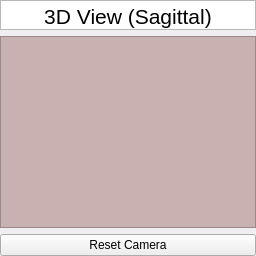
                         <widget class="QWidget" name="page_4">
                          <layout class="QGridLayout" name="gridLayout_174">
                           <property name="leftMargin">
                            <number>0</number>
                           </property>
                           <property name="topMargin">
                            <number>0</number>
                           </property>
                           <property name="rightMargin">
                            <number>0</number>
                           </property>
                           <property name="bottomMargin">
                            <number>0</number>
                           </property>
                           <item row="0" column="0" colspan="2">
                            <widget class="QTextEdit" name="textEdit_11">
                             <property name="minimumSize">
                              <size>
                               <width>0</width>
                               <height>30</height>
                              </size>
                             </property>
                             <property name="maximumSize">
                              <size>
                               <width>16777215</width>
                               <height>30</height>
                              </size>
                             </property>
                             <property name="verticalScrollBarPolicy">
                              <enum>Qt::ScrollBarAlwaysOff</enum>
                             </property>
                             <property name="horizontalScrollBarPolicy">
                              <enum>Qt::ScrollBarAlwaysOff</enum>
                             </property>
                             <property name="readOnly">
                              <bool>true</bool>
                             </property>
                             <property name="html">
                              <string>&lt;!DOCTYPE HTML PUBLIC &quot;-//W3C//DTD HTML 4.0//EN&quot; &quot;http://www.w3.org/TR/REC-html40/strict.dtd&quot;&gt;
&lt;html&gt;&lt;head&gt;&lt;meta name=&quot;qrichtext&quot; content=&quot;1&quot; /&gt;&lt;meta charset=&quot;utf-8&quot; /&gt;&lt;style type=&quot;text/css&quot;&gt;
p, li { white-space: pre-wrap; }
hr { height: 1px; border-width: 0; }
li.unchecked::marker { content: &quot;\2610&quot;; }
li.checked::marker { content: &quot;\2612&quot;; }
&lt;/style&gt;&lt;/head&gt;&lt;body style=&quot; font-family:'Ubuntu Sans'; font-size:11pt; font-weight:400; font-style:normal;&quot;&gt;
&lt;p align=&quot;center&quot; style=&quot; margin-top:0px; margin-bottom:0px; margin-left:0px; margin-right:0px; -qt-block-indent:0; text-indent:0px;&quot;&gt;&lt;span style=&quot; font-family:'Sans'; font-size:16pt;&quot;&gt;3D View (Sagittal)&lt;/span&gt;&lt;/p&gt;&lt;/body&gt;&lt;/html&gt;</string>
                             </property>
                            </widget>
                           </item>
                           <item row="1" column="0" colspan="2">
                            <widget class="QVTKRenderWindowInteractor" name="vtkWidget_trajPlan_2">
                             <property name="styleSheet">
                              <string notr="true">background-color: rgb(200, 177, 176);</string>
                             </property>
                            </widget>
                           </item>
                           <item row="2" column="0" colspan="2">
                            <widget class="QPushButton" name="pushButton_resetSagittal">
                             <property name="toolTip">
                              <string>Reset this view's zoom/pan to default</string>
                             </property>
                             <property name="text">
                              <string>Reset Camera</string>
                             </property>
                            </widget>
                           </item>
                          </layout>
                         </widget>
